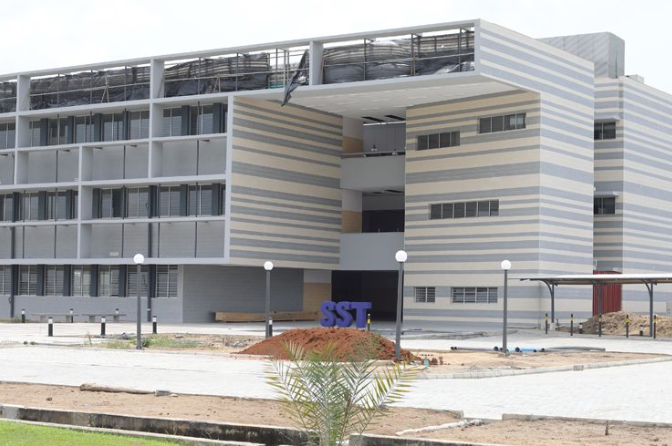
#> input picture WEEK_3/img/sst.png, 672 x 446 px
$ jupyter execute practice_5.ipynb
#> lines starting #> are read from the running program, lines starting #| are printed output that depends on the picture
[cell 1]
import numpy as np
import matplotlib.pyplot as plt
import cv2 as cv

img = cv.imread('img/sst.png',0)
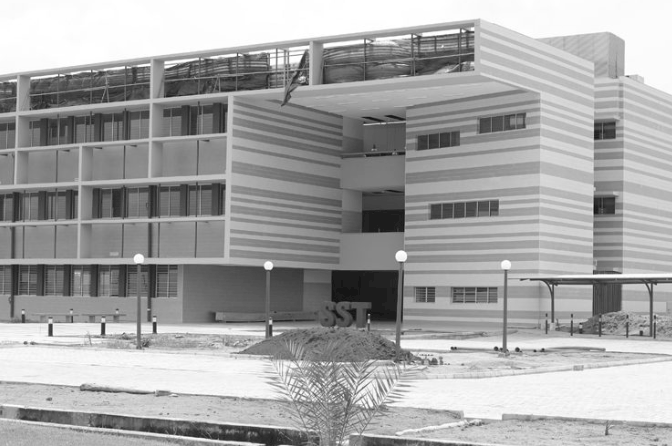
#> img: shape (446, 672); min 20, max 255, mean 164.6

#plot the original image
plt.subplot(1,2,1)
plt.title("Original")
plt.imshow(img)

rows, cols = img.shape
#> rows = 446; cols = 672
M = np.float32([[1,0.5,0],[0,1,0],[0,0,1]])
sheared_img = cv.warpPerspective(img,M,(int(cols*1.5), int(rows*1.5)))
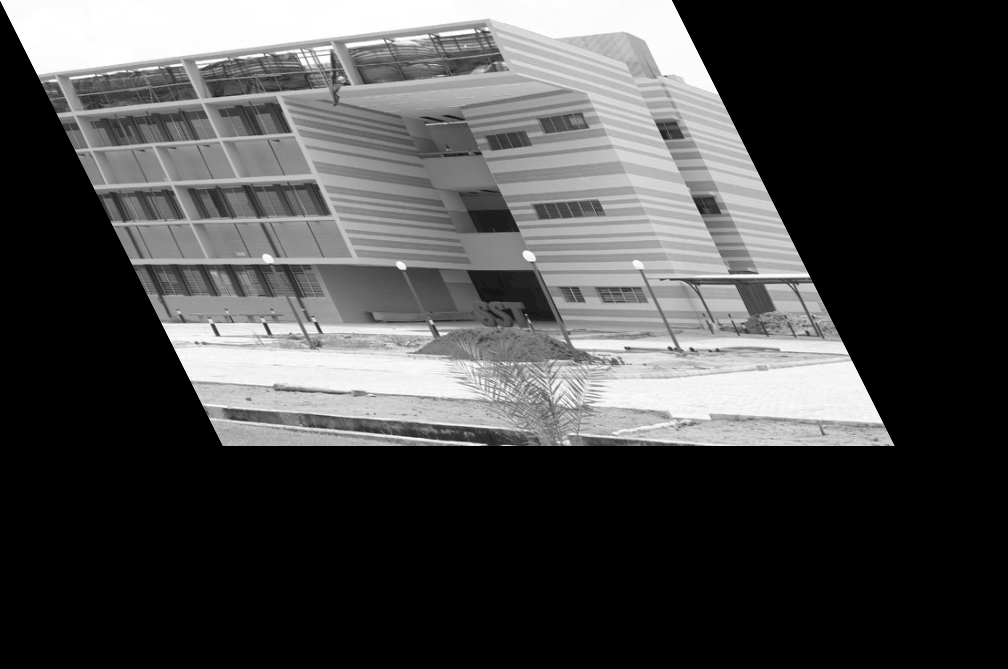
#> sheared_img: shape (669, 1008); min 0, max 255, mean 73.2

#plot the translated image
plt.subplot(1,2,2)
plt.title("Sheared Image")
plt.imshow(sheared_img)

cv.imwrite('img/sheared_out.jpg', sheared_img)
cv.waitKey(0)
cv.destroyAllWindows()
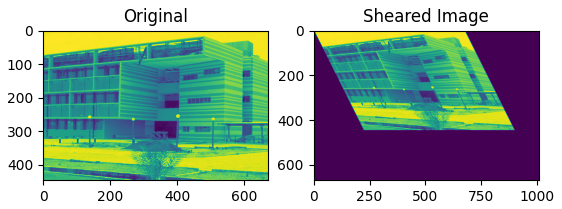
#> figure drawn by matplotlib, 2 panels
